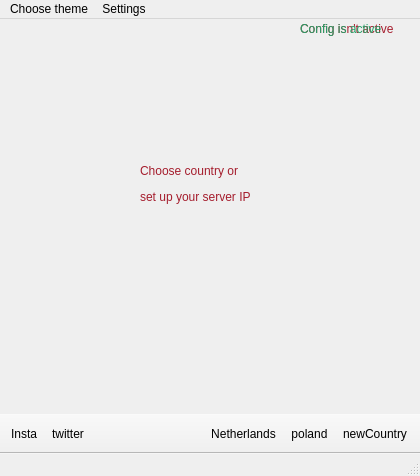
<?xml version="1.0" encoding="UTF-8"?>
<ui version="4.0">
 <class>MainWindow</class>
 <widget class="QMainWindow" name="MainWindow">
  <property name="enabled">
   <bool>true</bool>
  </property>
  <property name="geometry">
   <rect>
    <x>0</x>
    <y>0</y>
    <width>420</width>
    <height>476</height>
   </rect>
  </property>
  <property name="sizePolicy">
   <sizepolicy hsizetype="Preferred" vsizetype="Preferred">
    <horstretch>0</horstretch>
    <verstretch>0</verstretch>
   </sizepolicy>
  </property>
  <property name="sizeIncrement">
   <size>
    <width>0</width>
    <height>0</height>
   </size>
  </property>
  <property name="windowTitle">
   <string>Foxtail VPN</string>
  </property>
  <property name="layoutDirection">
   <enum>Qt::LeftToRight</enum>
  </property>
  <widget class="QWidget" name="centralwidget">
   <widget class="QPushButton" name="btnTurnVpn">
    <property name="enabled">
     <bool>true</bool>
    </property>
    <property name="geometry">
     <rect>
      <x>150</x>
      <y>250</y>
      <width>121</width>
      <height>111</height>
     </rect>
    </property>
    <property name="cursor">
     <cursorShape>PointingHandCursor</cursorShape>
    </property>
    <property name="styleSheet">
     <string notr="true">QPushButton {
border-image:url(:/img/arrows-button-off_98344.png);
width: 50px;
height: 50px;
}
QPushButton:checked{
width: 50px;
height: 50px;
border-image:url(:/img/arrows-button-on_97730.png);
}</string>
    </property>
    <property name="text">
     <string/>
    </property>
    <property name="iconSize">
     <size>
      <width>200</width>
      <height>100</height>
     </size>
    </property>
    <property name="checkable">
     <bool>true</bool>
    </property>
    <property name="flat">
     <bool>true</bool>
    </property>
   </widget>
   <widget class="QLabel" name="lbFoxTail">
    <property name="geometry">
     <rect>
      <x>150</x>
      <y>110</y>
      <width>121</width>
      <height>121</height>
     </rect>
    </property>
    <property name="text">
     <string/>
    </property>
    <property name="pixmap">
     <pixmap resource="../resource.qrc">:/img/FoxTailVPNLogo.png</pixmap>
    </property>
    <property name="scaledContents">
     <bool>true</bool>
    </property>
   </widget>
   <widget class="QLabel" name="lbCountryMessage">
    <property name="enabled">
     <bool>true</bool>
    </property>
    <property name="geometry">
     <rect>
      <x>140</x>
      <y>140</y>
      <width>161</width>
      <height>51</height>
     </rect>
    </property>
    <property name="text">
     <string>&lt;html&gt;&lt;head/&gt;&lt;body&gt;&lt;p&gt;&lt;a name=&quot;tw-target-text&quot;/&gt;&lt;span style=&quot; font-family:'inherit'; color:#a51d2d;&quot;&gt;C&lt;/span&gt;&lt;span style=&quot; font-family:'inherit'; color:#a51d2d;&quot;&gt;hoose country or &lt;/span&gt;&lt;/p&gt;&lt;p&gt;&lt;span style=&quot; font-family:'inherit'; color:#a51d2d;&quot;&gt;set up your server IP&lt;/span&gt;&lt;/p&gt;&lt;/body&gt;&lt;/html&gt;</string>
    </property>
   </widget>
   <widget class="QLabel" name="lbConfigUsageOff">
    <property name="enabled">
     <bool>true</bool>
    </property>
    <property name="geometry">
     <rect>
      <x>300</x>
      <y>0</y>
      <width>121</width>
      <height>21</height>
     </rect>
    </property>
    <property name="text">
     <string>&lt;html&gt;&lt;head/&gt;&lt;body&gt;&lt;p&gt;&lt;span style=&quot; color:#a51d2d;&quot;&gt;Config isn't active&lt;/span&gt;&lt;/p&gt;&lt;/body&gt;&lt;/html&gt;</string>
    </property>
   </widget>
   <widget class="QLabel" name="lbConfigUsageOn">
    <property name="enabled">
     <bool>true</bool>
    </property>
    <property name="geometry">
     <rect>
      <x>300</x>
      <y>0</y>
      <width>101</width>
      <height>21</height>
     </rect>
    </property>
    <property name="text">
     <string>&lt;html&gt;&lt;head/&gt;&lt;body&gt;&lt;p&gt;&lt;span style=&quot; color:#26a269;&quot;&gt;Config is active&lt;/span&gt;&lt;/p&gt;&lt;/body&gt;&lt;/html&gt;</string>
    </property>
   </widget>
   <zorder>lbFoxTail</zorder>
   <zorder>btnTurnVpn</zorder>
   <zorder>lbCountryMessage</zorder>
   <zorder>lbConfigUsageOff</zorder>
   <zorder>lbConfigUsageOn</zorder>
  </widget>
  <widget class="QMenuBar" name="menubar">
   <property name="geometry">
    <rect>
     <x>0</x>
     <y>0</y>
     <width>420</width>
     <height>22</height>
    </rect>
   </property>
   <widget class="QMenu" name="menuChoose_theme">
    <property name="title">
     <string>Choose theme</string>
    </property>
    <addaction name="DarkMode"/>
    <addaction name="LightMode"/>
   </widget>
   <widget class="QMenu" name="menuSettings">
    <property name="title">
     <string>Settings</string>
    </property>
    <addaction name="showConfiguration"/>
   </widget>
   <addaction name="menuChoose_theme"/>
   <addaction name="menuSettings"/>
  </widget>
  <widget class="QStatusBar" name="statusbar"/>
  <widget class="QToolBar" name="tbSites">
   <property name="minimumSize">
    <size>
     <width>200</width>
     <height>40</height>
    </size>
   </property>
   <property name="maximumSize">
    <size>
     <width>200</width>
     <height>40</height>
    </size>
   </property>
   <property name="windowTitle">
    <string>toolBar</string>
   </property>
   <property name="movable">
    <bool>false</bool>
   </property>
   <attribute name="toolBarArea">
    <enum>BottomToolBarArea</enum>
   </attribute>
   <attribute name="toolBarBreak">
    <bool>false</bool>
   </attribute>
   <addaction name="connectInstagramm"/>
   <addaction name="connectTwitter"/>
  </widget>
  <widget class="QToolBar" name="tbCountries">
   <property name="minimumSize">
    <size>
     <width>220</width>
     <height>40</height>
    </size>
   </property>
   <property name="maximumSize">
    <size>
     <width>220</width>
     <height>40</height>
    </size>
   </property>
   <property name="windowTitle">
    <string>toolBar_2</string>
   </property>
   <property name="movable">
    <bool>false</bool>
   </property>
   <attribute name="toolBarArea">
    <enum>BottomToolBarArea</enum>
   </attribute>
   <attribute name="toolBarBreak">
    <bool>false</bool>
   </attribute>
   <addaction name="connectNetherlands"/>
   <addaction name="connectPoland"/>
   <addaction name="actionNewCountry"/>
  </widget>
  <action name="DarkMode">
   <property name="text">
    <string>Dark mode</string>
   </property>
  </action>
  <action name="LightMode">
   <property name="text">
    <string>Light mode</string>
   </property>
  </action>
  <action name="showStatistics">
   <property name="text">
    <string>Statistics</string>
   </property>
  </action>
  <action name="showConfiguration">
   <property name="text">
    <string>Configuration</string>
   </property>
  </action>
  <action name="showAuthorization">
   <property name="text">
    <string>Authorization</string>
   </property>
  </action>
  <action name="connectInstagramm">
   <property name="icon">
    <iconset resource="../resource.qrc">
     <normaloff>:/img/1491579602-yumminkysocialmedia36_83067.png</normaloff>:/img/1491579602-yumminkysocialmedia36_83067.png</iconset>
   </property>
   <property name="text">
    <string>Insta</string>
   </property>
  </action>
  <action name="connectTwitter">
   <property name="icon">
    <iconset resource="../resource.qrc">
     <normaloff>:/img/Twitter_icon-icons.com_66803.png</normaloff>:/img/Twitter_icon-icons.com_66803.png</iconset>
   </property>
   <property name="text">
    <string>twitter</string>
   </property>
  </action>
  <action name="connectPoland">
   <property name="icon">
    <iconset resource="../resource.qrc">
     <normaloff>:/img/flagofpoland_6425.png</normaloff>:/img/flagofpoland_6425.png</iconset>
   </property>
   <property name="text">
    <string>poland</string>
   </property>
  </action>
  <action name="connectChina">
   <property name="icon">
    <iconset resource="../resource.qrc">
     <normaloff>:/img/FlagChineseFlag_banderadechina_6561.png</normaloff>:/img/FlagChineseFlag_banderadechina_6561.png</iconset>
   </property>
   <property name="text">
    <string>china</string>
   </property>
  </action>
  <action name="connectSweden">
   <property name="icon">
    <iconset resource="../resource.qrc">
     <normaloff>:/img/swedenflag_6382.png</normaloff>:/img/swedenflag_6382.png</iconset>
   </property>
   <property name="text">
    <string>swedish</string>
   </property>
  </action>
  <action name="connectNetherlands">
   <property name="icon">
    <iconset resource="../resource.qrc">
     <normaloff>:/img/Dutchflag_6447.png</normaloff>:/img/Dutchflag_6447.png</iconset>
   </property>
   <property name="text">
    <string>Netherlands</string>
   </property>
  </action>
  <action name="actionNewCountry">
   <property name="icon">
    <iconset resource="../resource.qrc">
     <normaloff>:/img/add_circle_create_expand_new_plus_icon_123218.png</normaloff>:/img/add_circle_create_expand_new_plus_icon_123218.png</iconset>
   </property>
   <property name="text">
    <string>newCountry</string>
   </property>
  </action>
 </widget>
 <resources>
  <include location="../resource.qrc"/>
 </resources>
 <connections/>
</ui>
